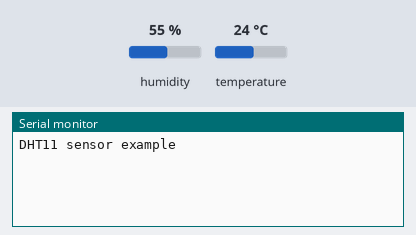
A sketch run on a simulated Arduino Uno, built with avr-gcc and run on an emulated ATmega328P. Shown: the last lines printed to the serial monitor. Inputs (shaded band) come from the test bench; at power-on: humidity 55 %, temperature 24 °C.

Above: at 2.2 s.
2.3 s: humidity set to 22 %
At 4.0 s:
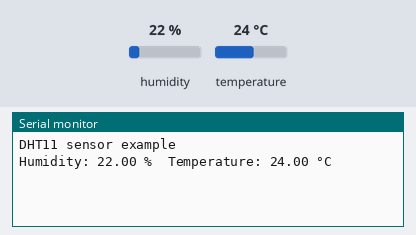
6.5 s: temperature set to 12 °C
At 7.6 s:
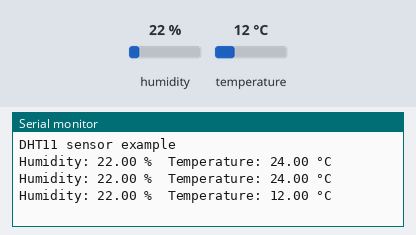
9.5 s: humidity set to 40 %
At 12.5 s:
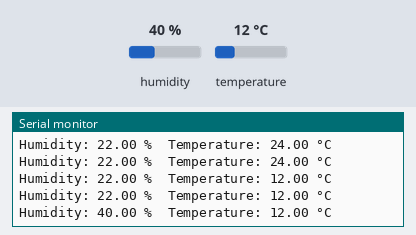

The sketch:

temperature.ino
```cpp
#include <DHT.h>

// Define the pin where the DHT11 is connected
#define DHTPIN 2  // Pin connected to the Data pin of DHT11
#define DHTTYPE DHT11  // Define the type of DHT sensor (DHT11)

// Initialize the DHT sensor
DHT dht(DHTPIN, DHTTYPE);

void setup() {
  Serial.begin(9600);  // Start serial communication
  Serial.println("DHT11 sensor example");
  dht.begin();  // Initialize the DHT sensor
  delay(1000);
}

void loop() {
  delay(2000);  // Wait a few seconds between measurements

  // Reading temperature and humidity
  float humidity = dht.readHumidity();
  float temperature = dht.readTemperature();

  // Check if any readings failed
  if (isnan(humidity) || isnan(temperature)) {
    Serial.println("Failed to read from DHT sensor!");
    return;
  }

  // Print results to the Serial Monitor
  Serial.print("Humidity: ");
  Serial.print(humidity);
  Serial.print(" %\t");
  Serial.print("Temperature: ");
  Serial.print(temperature);
  Serial.println(" °C");
}
```

Measured:
- after the input at 2.3 s, the serial monitor: prints a new line after 0.72 s (image 1)
- after the input at 6.5 s, the serial monitor: prints a new line after 0.57 s (image 2)
- after the input at 9.5 s, the serial monitor: prints a new line after 1.6 s (image 3)
